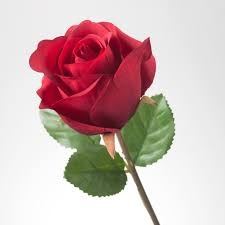
#> input picture Images/image2.jpg, 225 x 225 px, found by its file name
$ jupyter execute '2.Geometrical spatial operations.ipynb'
#> lines starting #> are read from the running program, lines starting #| are printed output that depends on the picture
[cell 1]
import cv2
import numpy as np
import matplotlib.pyplot as plt

# Load the image
img = cv2.imread('/Images/image2.jpg')
#> img is the input picture: shape (225, 225, 3); mean B, G, R 179.8, 181.3, 205.4

# Scaling operation
scale_factor = 1.5
img_scaled = cv2.resize(img, None, fx=scale_factor, fy=scale_factor, interpolation=cv2.INTER_LINEAR)

# Translation operation
rows, cols, _ = img.shape
#> rows = 225; cols = 225
M = np.float32([[1, 0, 100], [0, 1, 50]])
img_translated = cv2.warpAffine(img, M, (cols, rows))
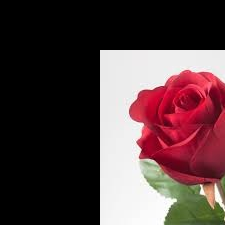
#> img_translated: shape (225, 225, 3); mean B, G, R 63.2, 61.5, 83.2

# Rotation operation
M = cv2.getRotationMatrix2D((cols/2, rows/2), 90, 1)
img_rotated = cv2.warpAffine(img, M, (cols, rows))
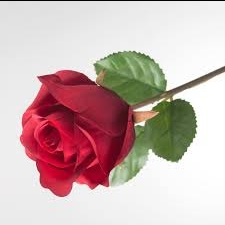
#> img_rotated: shape (225, 225, 3); mean B, G, R 178.7, 180.2, 204.4

# Plot the final images

# Create a 2x2 grid of subplots
fig, axs = plt.subplots(2, 2, figsize=(10, 10))
axs[0, 0].imshow(cv2.cvtColor(img, cv2.COLOR_BGR2RGB), aspect='auto')
axs[0, 1].imshow(cv2.cvtColor(img_scaled, cv2.COLOR_BGR2RGB), aspect='auto')
axs[1, 0].imshow(cv2.cvtColor(img_translated, cv2.COLOR_BGR2RGB), aspect='auto')
axs[1, 1].imshow(cv2.cvtColor(img_rotated, cv2.COLOR_BGR2RGB), aspect='auto')

# Set the title for each subplot
axs[0, 0].set_title('Original Image')
axs[0, 1].set_title('Scaled Image')
axs[1, 0].set_title('Translated Image')
axs[1, 1].set_title('Rotated Image')

plt.subplots_adjust(left=0.05, bottom=0.05, right=0.95, top=0.95, wspace=0.3, hspace=0.3)

plt.show()
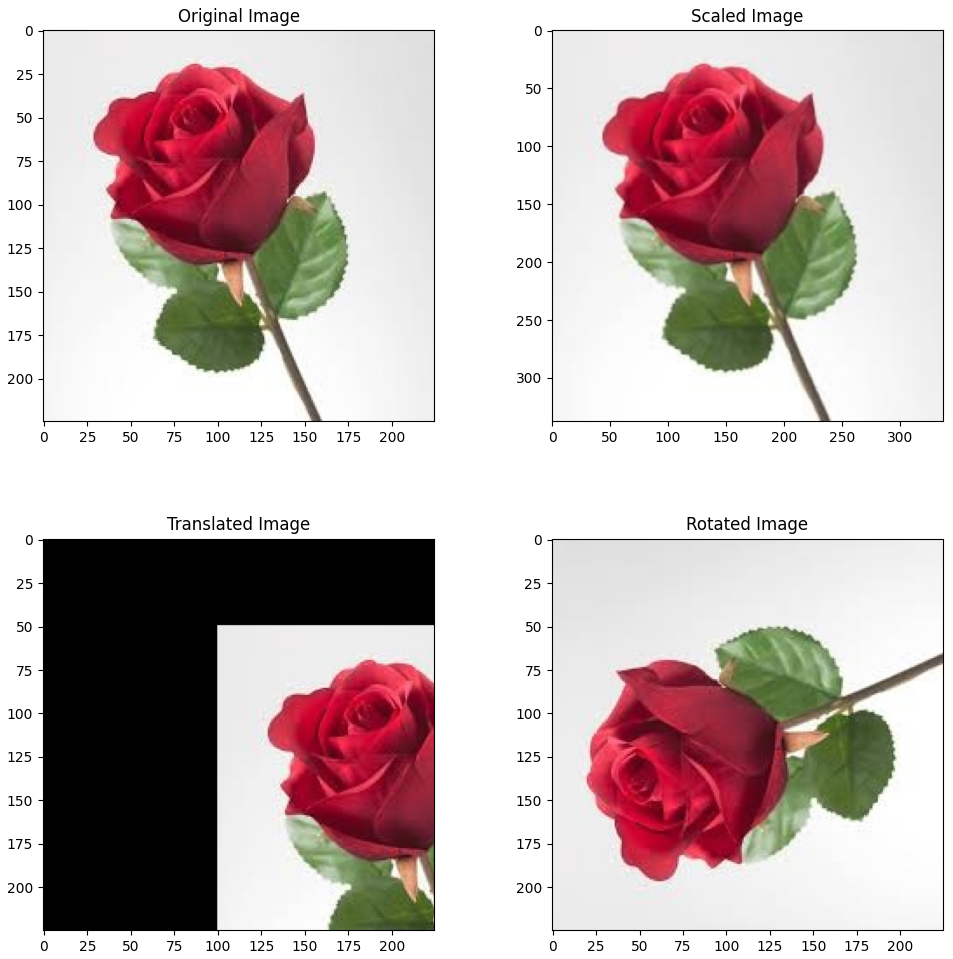
#> figure drawn by matplotlib, 4 panels

$ run again, with Images/image1.jpg copied over Images/image2.jpg
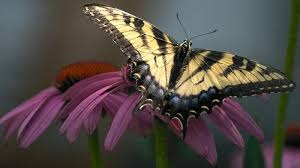
#> input picture Images/image1.jpg, 300 x 168 px, found by its file name
#> img is the input picture: shape (168, 300, 3); mean B, G, R 70.5, 74.4, 82.5
#> `img_rotated = cv2.warpAffine(img, M, (cols, rows))`:
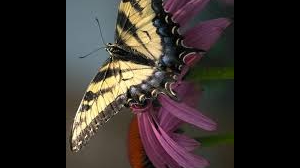
#> img_rotated: shape (168, 300, 3); mean B, G, R 40.7, 44.2, 51.1
#> `plt.show()`:
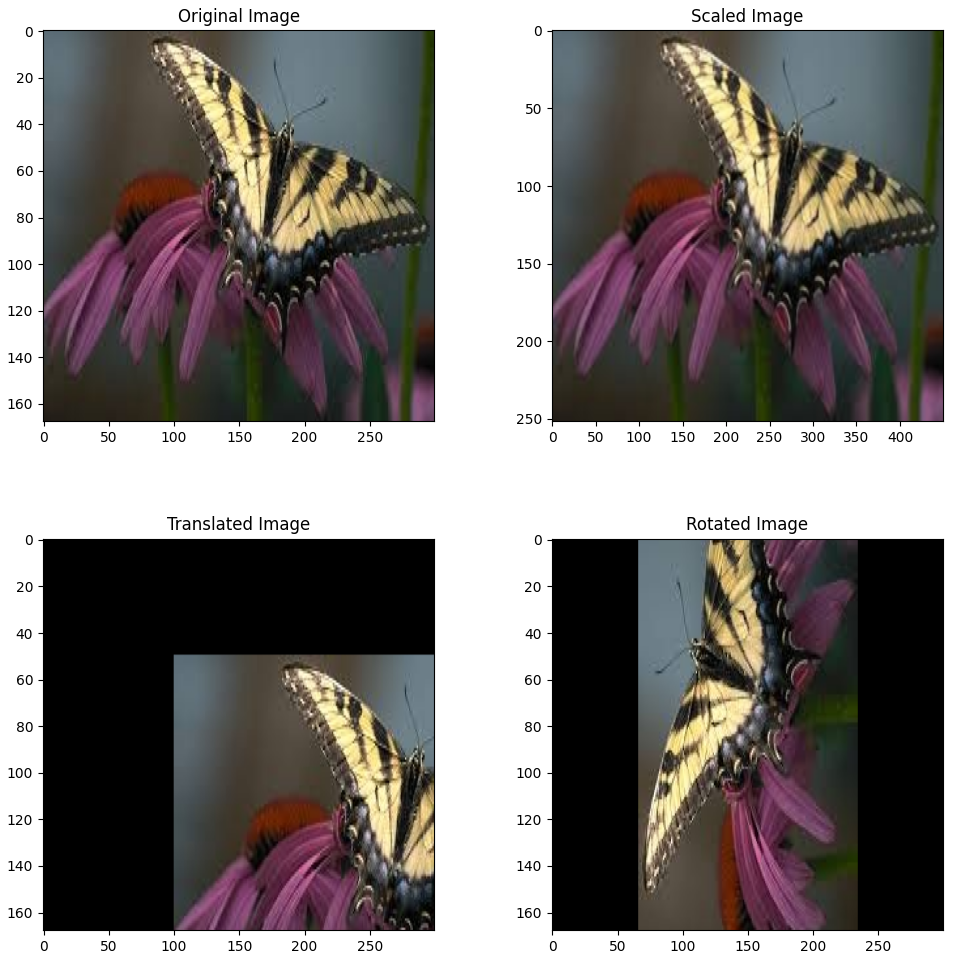
#> figure drawn by matplotlib, 4 panels

$ run again, with Images/image3.jpg copied over Images/image2.jpg
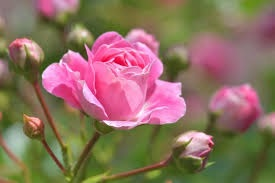
#> input picture Images/image3.jpg, 275 x 183 px, found by its file name
#> img is the input picture: shape (183, 275, 3); mean B, G, R 95.7, 112.4, 139.7
#> `img_rotated = cv2.warpAffine(img, M, (cols, rows))`:
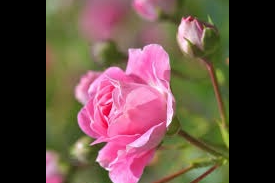
#> img_rotated: shape (183, 275, 3); mean B, G, R 67.3, 75.3, 98.7
#> `plt.show()`:
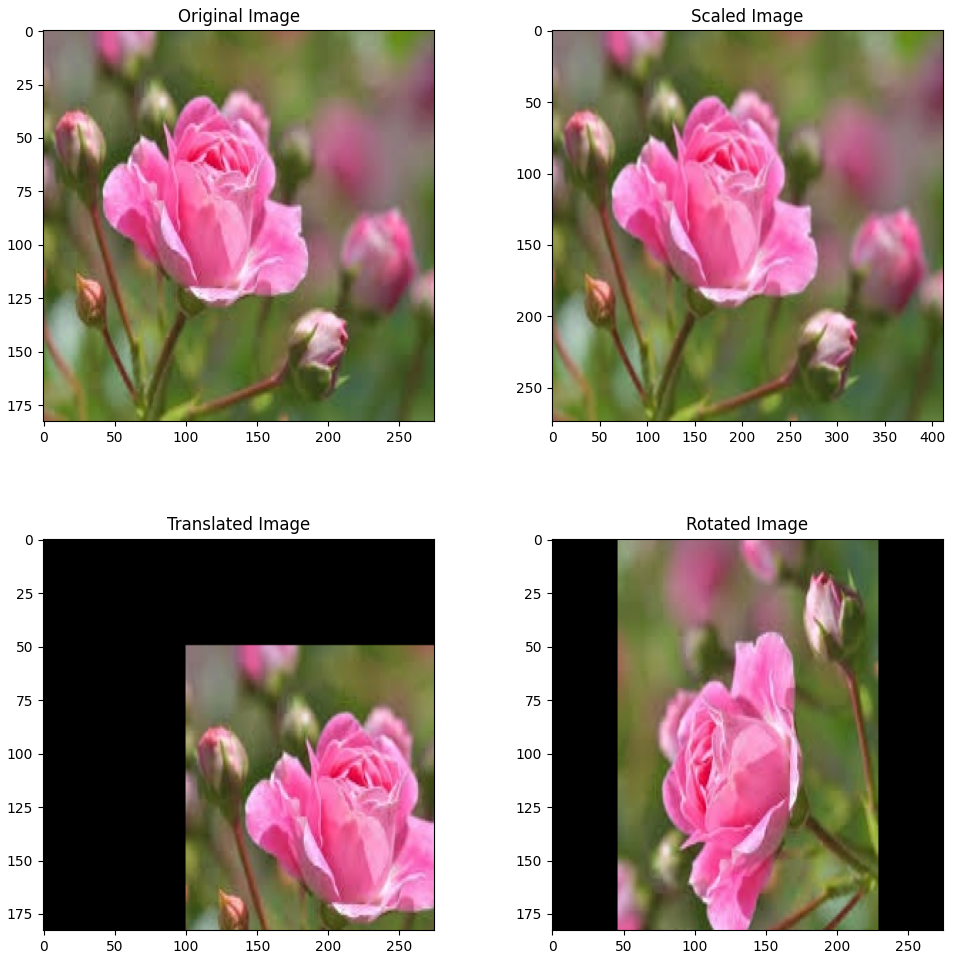
#> figure drawn by matplotlib, 4 panels
